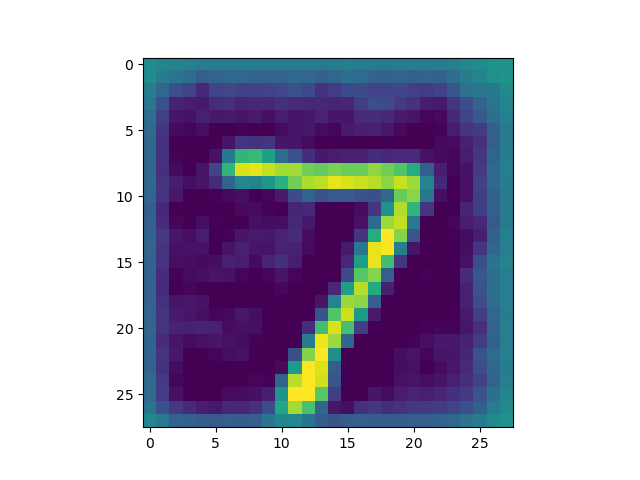
#> input picture Output/mnist/DP/gau_a/0_atk.png, 640 x 480 px; its folder holds only this picture in this run
$ python images.py
#> lines starting #> are read from the running program, lines starting #| are printed output that depends on the picture
#> further down, img is the input picture: PIL image 640x480 RGBA; mean R, G, B, A 171.2, 167.9, 189, 255
from PIL import Image

# Function to crop the center of an image to 32x32
def crop_center(image):
    width, height = image.size
#> width = 640; height = 480
    left = (width - 370) // 2
#> left = 135
    top = (height - 370) // 2
#> top = 55
    right = (width + 370) // 2
#> right = 505
    bottom = (height + 370) // 2
#> bottom = 425
    return image.crop((left, top, right, bottom))
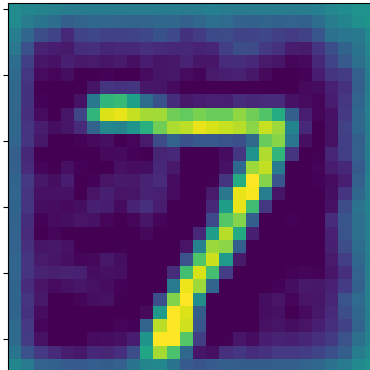
#> returned value: PIL image 370x370 RGBA; mean R, G, B, A 75.3, 65.6, 112.4, 255

# Create a list to store the cropped image objects
cropped_images = []

# Loop through the image files and crop the center
for i in range(24):
    filename = f"{i}_atk.png"
#> (the run stopped early here; a loop or call above may not have finished)
